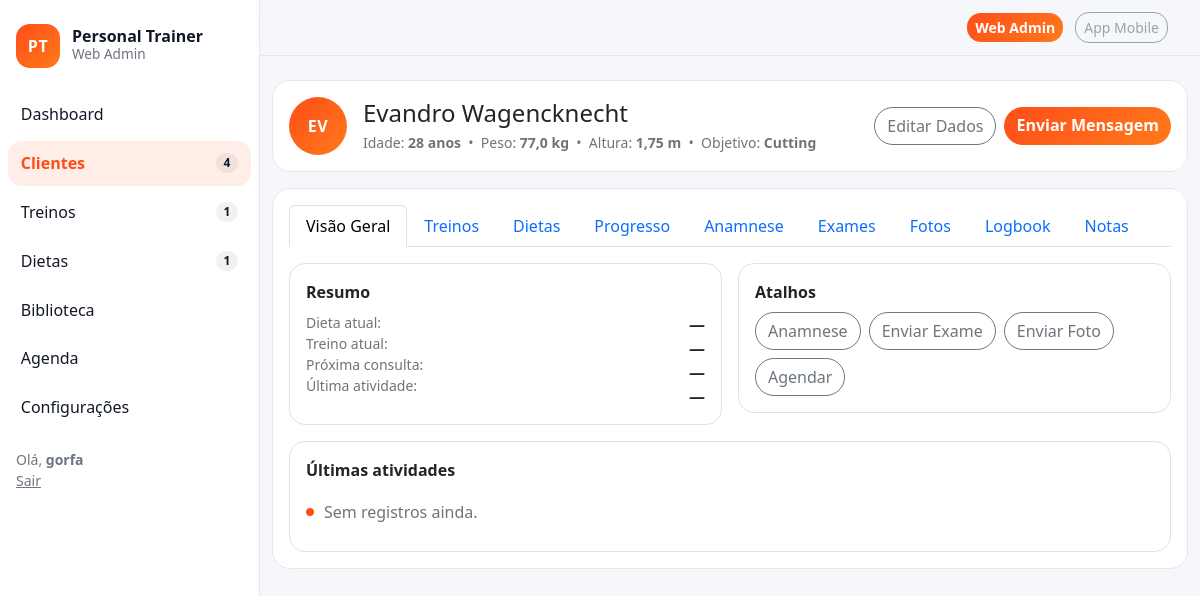
/crm/4/ (signed in), run on an earlier commit of the app's database.
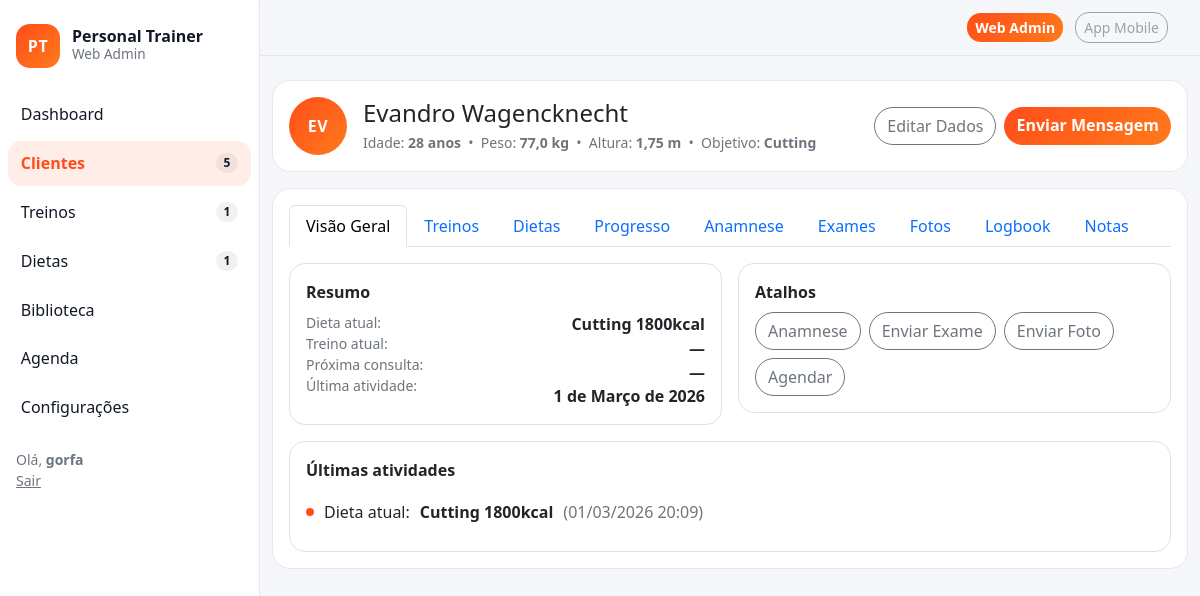
And on a later commit of the database.
### crm/models.py (models this page shows, shortened)
class Client(models.Model):
    class Status(models.TextChoices):
        ACTIVE = "active", "Ativo"
        PAUSED = "paused", "Pausado"
        ARCHIVED = "archived", "Arquivado"
    full_name = models.CharField("Nome", max_length=160)
    age = models.PositiveIntegerField("Idade", default=0)
    weight_kg = models.DecimalField("Peso (kg)", max_digits=5, decimal_places=1, default=0)
    height_m = models.DecimalField("Altura (m)", max_digits=4, decimal_places=2, default=0)
    status = models.CharField(max_length=16, choices=Status.choices, default=Status.ACTIVE)
    plan = models.ForeignKey(Plan, on_delete=models.SET_NULL, null=True, blank=True)
    last_activity_at = models.DateField("Última atividade", null=True, blank=True)
    created_at = models.DateTimeField(auto_now_add=True)

class Plan(models.Model):
    name = models.CharField(max_length=80, unique=True)
    def __str__(self) -> str:
        return self.name

### diets/models.py (models this page shows, shortened)
class ClientDiet(models.Model):
    client = models.ForeignKey(Client, on_delete=models.CASCADE, related_name="diets")
    plan = models.ForeignKey(DietPlan, on_delete=models.PROTECT)
    applied_at = models.DateTimeField(auto_now_add=True)
    is_current = models.BooleanField(default=True)

class DietPlan(models.Model):
    name = models.CharField(max_length=120)
    total_kcal = models.PositiveIntegerField(default=0)
    is_active = models.BooleanField(default=True)

### crm/views.py (the view)
# urls.py: path("<int:pk>/", views.ClientDetailView.as_view(), name="client_detail"),
class ClientDetailView(LoginRequiredMixin, DetailView):
    model = Client
    template_name = "crm/client_detail.html"
    context_object_name = "client"
    def get_context_data(self, **kwargs):
        ctx = super().get_context_data(**kwargs)
        client = self.object
        ctx["active_tab"] = "overview"
        ctx["current_workout"] = client.workouts.select_related("plan").filter(is_current=True).order_by("-applied_at").first()
        ctx["current_diet"] = client.diets.select_related("plan").filter(is_current=True).order_by("-applied_at").first()
        ctx["latest_progress"] = client.progress.all()[:8]
        ctx["latest_files"] = client.files.all()[:6]
        ctx["latest_notes"] = client.notes.all()[:4]
        ctx["next_appointments"] = Appointment.objects.filter(client=client, starts_at__gte=timezone.now()).order_by("starts_at")[:5]
        return ctx

### core/context_processors.py (called while the page is built)
def nav_counts(request):
    try:
        return {
            "nav_clients_count": Client.objects.filter(status=Client.Status.ACTIVE).count(),
            "nav_workouts_today": WorkoutPlan.objects.filter(is_active=True).count(),
            "nav_diets_active": DietPlan.objects.filter(is_active=True).count(),
            "nav_alerts_count": Alert.objects.filter(is_open=True).count(),
        }
    except Exception:
        return {"nav_clients_count": 0, "nav_workouts_today": 0, "nav_diets_active": 0, "nav_alerts_count": 0}

### crm/templates/crm/client_detail.html (shortened to what this page needs)
{% extends "base.html" %}
{% block content %}
<div class="card mb-3">
  <div class="card-body d-flex align-items-center justify-content-between flex-wrap gap-3">
    <div class="d-flex align-items-center gap-3">
      <div class="brand-mark" style="width:58px;height:58px;border-radius:999px;">
        {{ client.full_name|slice:":1"|upper }}{{ client.full_name|slice:"1:2"|upper }}
      </div>
      <div>
        <h1 class="h4 mb-1">{{ client.full_name }}</h1>
        <div class="text-secondary small">
          Idade: <strong>{{ client.age }} anos</strong> &nbsp;•&nbsp;
          Peso: <strong>{{ client.weight_kg }} kg</strong> &nbsp;•&nbsp;
          Altura: <strong>{{ client.height_m }} m</strong> &nbsp;•&nbsp;
          Objetivo: <strong>{{ client.plan|default:"—" }}</strong>
        </div>
      </div>
    </div>
    <div class="d-flex gap-2">
      <a class="btn btn-outline-secondary btn-pill" href="{% url 'crm:client_update' client.pk %}">Editar Dados</a>
      <a class="btn btn-brand btn-pill" href="{% url 'crm:client_logbook' client.pk %}">Enviar Mensagem</a>
    </div>
  </div>
</div>
<div class="card">
  <div class="card-body">
    {% include "crm/_client_tabs.html" with client=client active_tab=active_tab %}
    <div class="row g-3">
      <div class="col-12 col-lg-6">
        <div class="p-3 border rounded-4">
          <div class="fw-bold mb-2">Resumo</div>
          <div class="d-flex justify-content-between">
            <div class="text-secondary small">
              Dieta atual:<br>
              Treino atual:<br>
              Próxima consulta:<br>
              Última atividade:
            </div>
            <div class="text-end">
              <div class="fw-bold">{% if current_diet %}{{ current_diet.plan.name }}{% else %}—{% endif %}</div>
              <div class="fw-bold">{% if current_workout %}{{ current_workout.plan.name }}{% else %}—{% endif %}</div>
              <div class="fw-bold">
                {% if next_appointments.0 %}
                  {{ next_appointments.0.starts_at|date:"d/m/Y H:i" }}
                {% else %}
                  —
                {% endif %}
              </div>
              <div class="fw-bold">{{ client.last_activity_at|default:"—" }}</div>
            </div>
          </div>
        </div>
      </div>
      <div class="col-12 col-lg-6">
        <div class="p-3 border rounded-4">
          <div class="fw-bold mb-2">Atalhos</div>
          <div class="d-flex flex-wrap gap-2">
            <a class="btn btn-outline-secondary btn-pill" href="{% url 'crm:client_anamnesis' client.pk %}">Anamnese</a>
            <a class="btn btn-outline-secondary btn-pill" href="{% url 'crm:client_exams' client.pk %}">Enviar Exame</a>
            <a class="btn btn-outline-secondary btn-pill" href="{% url 'crm:client_photos' client.pk %}">Enviar Foto</a>
            <a class="btn btn-outline-secondary btn-pill" href="{% url 'agenda:appointment_create' %}?client={{ client.pk }}">Agendar</a>
          </div>
        </div>
      </div>
      <div class="col-12">
        <div class="p-3 border rounded-4">
          <div class="fw-bold mb-2">Últimas atividades</div>
          <ul class="activity mb-0">
            {% if current_diet %}
              <li><span class="dot"></span> Dieta atual: <strong>{{ current_diet.plan.name }}</strong> <span class="text-secondary">({{ current_diet.applied_at|date:"d/m/Y H:i" }})</span></li>
            {% endif %}
            {% if not current_workout and not current_diet and not latest_files and not latest_notes and not latest_progress %}
              <li><span class="dot"></span> <span class="text-secondary">Sem registros ainda.</span></li>
            {% endif %}
          </ul>
        </div>
      </div>
    </div>
  </div>
</div>
{% endblock %}

### templates/base.html (shortened to what this page needs)
{% load static %}
<!doctype html>
<html lang="pt-br">
<head>
  <link href="https://cdn.jsdelivr.net/npm/bootstrap@5.3.3/dist/css/bootstrap.min.css" rel="stylesheet">
  <link href="{% static 'css/theme.css' %}" rel="stylesheet">
</head>
<body class="app-body">
  <div class="app-shell">
    <aside class="app-sidebar">
      <div class="px-3 py-4">
        <div class="brand">
          <div class="brand-mark">PT</div>
          <div class="brand-name">
            <div class="brand-title">Personal Trainer</div>
            <div class="brand-sub">Web Admin</div>
          </div>
        </div>
      </div>
      <nav class="nav flex-column px-2">
        <a class="nav-link {% if request.resolver_match.url_name == 'dashboard' %}active{% endif %}"
           href="{% url 'dashboard' %}">
          <span>Dashboard</span>
        </a>
        <a class="nav-link {% if request.path|slice:':5' == '/crm/' %}active{% endif %}"
           href="{% url 'crm:client_list' %}">
          <span>Clientes</span>
          <span class="badge badge-metric">{{ nav_clients_count }}</span>
        </a>
        <a class="nav-link {% if request.path|slice:':9' == '/treinos/' %}active{% endif %}"
           href="{% url 'workouts:workout_list' %}">
          <span>Treinos</span>
          <span class="badge badge-metric">{{ nav_workouts_today }}</span>
        </a>
        <a class="nav-link {% if request.path|slice:':8' == '/dietas/' %}active{% endif %}"
           href="{% url 'diets:diet_list' %}">
          <span>Dietas</span>
          <span class="badge badge-metric">{{ nav_diets_active }}</span>
        </a>
        <a class="nav-link {% if request.path|slice:':12' == '/biblioteca/' %}active{% endif %}"
           href="{% url 'library:exercises' %}">
          <span>Biblioteca</span>
        </a>
        <a class="nav-link {% if request.path|slice:':10' == '/agenda/' %}active{% endif %}"
           href="{% url 'agenda:calendar' %}">
          <span>Agenda</span>
        </a>
        <a class="nav-link {% if request.path|slice:':10' == '/anamnese/' %}active{% endif %}"
           href="{% url 'anamnesis:builder' %}">
          <span>Configurações</span>
        </a>
        <div class="mt-3 px-2 small text-secondary">
          {% if request.user.is_authenticated %}
            Olá, <strong>{{ request.user.get_short_name|default:request.user.username }}</strong><br>
            <a class="link-secondary" href="{% url 'logout' %}">Sair</a>
          {% else %}
            <a class="link-secondary" href="{% url 'login' %}">Entrar</a>
          {% endif %}
        </div>
      </nav>
    </aside>
    <main class="app-main">
      <header class="app-topbar">
        <div class="container-fluid d-flex align-items-center justify-content-end">
          <div class="topbar-switch ms-auto">
            <a class="btn btn-brand btn-sm me-2" href="/admin/">Web Admin</a>
            <span class="btn btn-outline-secondary btn-sm disabled" aria-disabled="true">App Mobile</span>
          </div>
        </div>
      </header>
      <section class="app-content container-fluid py-4">
        {% block content %}{% endblock %}
      </section>
    </main>
  </div>
</body>
</html>

What changed in the data, as far as the page shows it:
changed Client "Evandro Wagencknecht": last_activity_at "—" → "1 de Março de 2026"
added ClientDiet: plan.name "Cutting 1800kcal", applied_at "01/03/2026 20:09"
Also different on the page:
{{ nav_clients_count }}: "4" → "5"
text no longer shown: "— Sem registros ainda."
text now shown: "Dieta atual: ( )"
